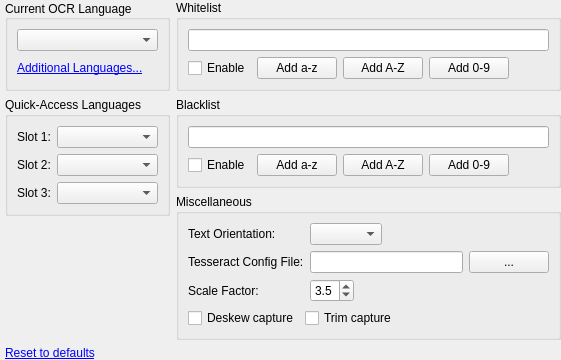
     <widget class="QWidget" name="tabOcrLanguage">
      <layout class="QGridLayout" name="gridLayout_6">
       <property name="leftMargin">
        <number>5</number>
       </property>
       <property name="topMargin">
        <number>0</number>
       </property>
       <property name="rightMargin">
        <number>0</number>
       </property>
       <property name="bottomMargin">
        <number>0</number>
       </property>
       <item row="0" column="0">
        <widget class="QGroupBox" name="groupBoxOcrCurrentLang">
         <property name="title">
          <string>Current OCR Language</string>
         </property>
         <property name="alignment">
          <set>Qt::AlignLeading|Qt::AlignLeft|Qt::AlignVCenter</set>
         </property>
         <property name="checkable">
          <bool>false</bool>
         </property>
         <layout class="QVBoxLayout" name="verticalLayout_5">
          <item>
           <widget class="QComboBox" name="comboBoxOcrCurrentLang"/>
          </item>
          <item>
           <widget class="QLabel" name="labelOcrAdditionalLang">
            <property name="text">
             <string>&lt;a href=&quot;none&quot;&gt;Additional Languages...&lt;/a&gt;</string>
            </property>
           </widget>
          </item>
         </layout>
        </widget>
       </item>
       <item row="1" column="0" rowspan="2">
        <widget class="QGroupBox" name="groupBoxOcrQuickAccess">
         <property name="title">
          <string>Quick-Access Languages</string>
         </property>
         <layout class="QFormLayout" name="formLayout_3">
          <item row="0" column="0">
           <widget class="QLabel" name="labelOcrQuickAccess1">
            <property name="toolTip">
             <string>Corresponds with the &quot;Quick-Access Language 1&quot; hotkey.</string>
            </property>
            <property name="text">
             <string>Slot 1:</string>
            </property>
           </widget>
          </item>
          <item row="0" column="1">
           <widget class="QComboBox" name="comboBoxOcrQuickAccess1"/>
          </item>
          <item row="1" column="0">
           <widget class="QLabel" name="labelOcrQuickAccess2">
            <property name="toolTip">
             <string>Corresponds with the &quot;Quick-Access Language 2&quot; hotkey.</string>
            </property>
            <property name="text">
             <string>Slot 2:</string>
            </property>
           </widget>
          </item>
          <item row="1" column="1">
           <widget class="QComboBox" name="comboBoxOcrQuickAccess2"/>
          </item>
          <item row="2" column="0">
           <widget class="QLabel" name="labelOcrQuickAccess3">
            <property name="toolTip">
             <string>Corresponds with the &quot;Quick-Access Language 3&quot; hotkey.</string>
            </property>
            <property name="text">
             <string>Slot 3:</string>
            </property>
           </widget>
          </item>
          <item row="2" column="1">
           <widget class="QComboBox" name="comboBoxOcrQuickAccess3"/>
          </item>
         </layout>
        </widget>
       </item>
       <item row="0" column="2">
        <widget class="QGroupBox" name="groupBoxOcrWhiteList">
         <property name="title">
          <string>Whitelist</string>
         </property>
         <layout class="QGridLayout" name="gridLayout_2">
          <item row="0" column="0">
           <widget class="QLineEdit" name="lineEditOcrWhiteList"/>
          </item>
          <item row="1" column="0">
           <layout class="QHBoxLayout" name="horizontalLayout_2">
            <item>
             <widget class="QCheckBox" name="checkBoxOcrWhitelistEnable">
              <property name="toolTip">
               <string>&lt;html&gt;&lt;head/&gt;&lt;body&gt;&lt;p&gt;Enable/disable the whitelist feature.&lt;/p&gt;&lt;/body&gt;&lt;/html&gt;</string>
              </property>
              <property name="text">
               <string>Enable</string>
              </property>
             </widget>
            </item>
            <item>
             <widget class="QPushButton" name="pushButtonOcrWhiteListAddLowercase">
              <property name="text">
               <string>Add a-z</string>
              </property>
             </widget>
            </item>
            <item>
             <widget class="QPushButton" name="pushButtonOcrWhiteListAddUppercase">
              <property name="text">
               <string>Add A-Z</string>
              </property>
             </widget>
            </item>
            <item>
             <widget class="QPushButton" name="pushButtonOcrWhiteListAddNumbers">
              <property name="text">
               <string>Add 0-9</string>
              </property>
             </widget>
            </item>
            <item>
             <spacer name="horizontalSpacer_2">
              <property name="orientation">
               <enum>Qt::Horizontal</enum>
              </property>
              <property name="sizeHint" stdset="0">
               <size>
                <width>40</width>
                <height>20</height>
               </size>
              </property>
             </spacer>
            </item>
           </layout>
          </item>
         </layout>
        </widget>
       </item>
       <item row="1" column="2">
        <widget class="QGroupBox" name="groupBoxOcrBlackList">
         <property name="title">
          <string>Blacklist</string>
         </property>
         <layout class="QGridLayout" name="gridLayout_3">
          <item row="0" column="0">
           <widget class="QLineEdit" name="lineEditOcrBlackList"/>
          </item>
          <item row="1" column="0">
           <layout class="QHBoxLayout" name="horizontalLayout_5">
            <item>
             <widget class="QCheckBox" name="checkBoxOcrBlacklistEnable">
              <property name="toolTip">
               <string>&lt;html&gt;&lt;head/&gt;&lt;body&gt;&lt;p&gt;Enable/disable the blacklist feature.&lt;/p&gt;&lt;/body&gt;&lt;/html&gt;</string>
              </property>
              <property name="text">
               <string>Enable</string>
              </property>
             </widget>
            </item>
            <item>
             <widget class="QPushButton" name="pushButtonOcrBlackListAddLowercase">
              <property name="text">
               <string>Add a-z</string>
              </property>
             </widget>
            </item>
            <item>
             <widget class="QPushButton" name="pushButtonOcrBlackListAddUppercase">
              <property name="text">
               <string>Add A-Z</string>
              </property>
             </widget>
            </item>
            <item>
             <widget class="QPushButton" name="pushButtonOcrBlackListAddNumbers">
              <property name="text">
               <string>Add 0-9</string>
              </property>
             </widget>
            </item>
            <item>
             <spacer name="horizontalSpacer_3">
              <property name="orientation">
               <enum>Qt::Horizontal</enum>
              </property>
              <property name="sizeHint" stdset="0">
               <size>
                <width>40</width>
                <height>20</height>
               </size>
              </property>
             </spacer>
            </item>
           </layout>
          </item>
         </layout>
        </widget>
       </item>
       <item row="3" column="0">
        <spacer name="verticalSpacer_2">
         <property name="orientation">
          <enum>Qt::Vertical</enum>
         </property>
         <property name="sizeType">
          <enum>QSizePolicy::Expanding</enum>
         </property>
         <property name="sizeHint" stdset="0">
          <size>
           <width>20</width>
           <height>40</height>
          </size>
         </property>
        </spacer>
       </item>
       <item row="4" column="0">
        <widget class="QLabel" name="labelOcrOptions1Reset">
         <property name="text">
          <string>&lt;a href=&quot;none&quot;&gt;Reset to defaults&lt;/a&gt;</string>
         </property>
        </widget>
       </item>
       <item row="2" column="2" rowspan="2">
        <widget class="QGroupBox" name="groupBoxOcrMiscOptions">
         <property name="sizePolicy">
          <sizepolicy hsizetype="Preferred" vsizetype="Preferred">
           <horstretch>0</horstretch>
           <verstretch>0</verstretch>
          </sizepolicy>
         </property>
         <property name="minimumSize">
          <size>
           <width>0</width>
           <height>0</height>
          </size>
         </property>
         <property name="title">
          <string>Miscellaneous</string>
         </property>
         <layout class="QFormLayout" name="formLayout_7">
          <item row="0" column="0">
           <widget class="QLabel" name="labelOcrTextOrientation">
            <property name="toolTip">
             <string>&lt;html&gt;&lt;head/&gt;&lt;body&gt;&lt;p&gt;Only used for Japanese and Chinese. Other languages are assumed to be Horizontal orientation.&lt;/p&gt;&lt;p&gt;When Auto is selected, Vertical is assumed unless the width of the capture box is greater than twice the height. For textline and bubble captures, Auto always assumes Vertical.&lt;/p&gt;&lt;/body&gt;&lt;/html&gt;</string>
            </property>
            <property name="text">
             <string>Text Orientation:</string>
            </property>
            <property name="textFormat">
             <enum>Qt::PlainText</enum>
            </property>
           </widget>
          </item>
          <item row="0" column="1">
           <layout class="QHBoxLayout" name="horizontalLayout_9">
            <item>
             <widget class="QComboBox" name="comboBoxOcrTextOrientation"/>
            </item>
            <item>
             <spacer name="horizontalSpacer_8">
              <property name="orientation">
               <enum>Qt::Horizontal</enum>
              </property>
              <property name="sizeHint" stdset="0">
               <size>
                <width>40</width>
                <height>20</height>
               </size>
              </property>
             </spacer>
            </item>
           </layout>
          </item>
          <item row="1" column="0">
           <widget class="QLabel" name="labelOcrTesseractConfigFile">
            <property name="toolTip">
             <string>&lt;html&gt;&lt;head/&gt;&lt;body&gt;&lt;p&gt;(For advanced users)&lt;/p&gt;&lt;p&gt;Specify a Tesseract configuration file.&lt;/p&gt;&lt;p&gt;If you remove variables from the file or clear this field, you may want to switch languages to reset the variables to their default values.&lt;/p&gt;&lt;/body&gt;&lt;/html&gt;</string>
            </property>
            <property name="text">
             <string>Tesseract Config File:</string>
            </property>
           </widget>
          </item>
          <item row="1" column="1">
           <layout class="QHBoxLayout" name="horizontalLayout_10">
            <item>
             <widget class="QLineEdit" name="lineEditOcrTesseractConfigFile">
              <property name="sizePolicy">
               <sizepolicy hsizetype="Expanding" vsizetype="Fixed">
                <horstretch>0</horstretch>
                <verstretch>0</verstretch>
               </sizepolicy>
              </property>
             </widget>
            </item>
            <item>
             <widget class="QPushButton" name="pushButtonOcrTesseractConfigFile">
              <property name="sizePolicy">
               <sizepolicy hsizetype="Minimum" vsizetype="Fixed">
                <horstretch>0</horstretch>
                <verstretch>0</verstretch>
               </sizepolicy>
              </property>
              <property name="text">
               <string>...</string>
              </property>
             </widget>
            </item>
           </layout>
          </item>
          <item row="2" column="0">
           <widget class="QLabel" name="labelOcrScaleFactor">
            <property name="toolTip">
             <string>&lt;html&gt;&lt;head/&gt;&lt;body&gt;&lt;p&gt;Scale factor to use during OCR pre-processing.&lt;/p&gt;&lt;/body&gt;&lt;/html&gt;</string>
            </property>
            <property name="text">
             <string>Scale Factor:</string>
            </property>
            <property name="textFormat">
             <enum>Qt::PlainText</enum>
            </property>
           </widget>
          </item>
          <item row="2" column="1">
           <layout class="QHBoxLayout" name="horizontalLayout_14">
            <item>
             <widget class="QDoubleSpinBox" name="doubleSpinBoxOcrScaleFactor">
              <property name="decimals">
               <number>1</number>
              </property>
              <property name="minimum">
               <double>0.700000000000000</double>
              </property>
              <property name="maximum">
               <double>5.000000000000000</double>
              </property>
              <property name="singleStep">
               <double>0.100000000000000</double>
              </property>
              <property name="value">
               <double>3.500000000000000</double>
              </property>
             </widget>
            </item>
            <item>
             <spacer name="horizontalSpacer_16">
              <property name="orientation">
               <enum>Qt::Horizontal</enum>
              </property>
              <property name="sizeHint" stdset="0">
               <size>
                <width>40</width>
                <height>20</height>
               </size>
              </property>
             </spacer>
            </item>
           </layout>
          </item>
          <item row="3" column="0" colspan="2">
           <layout class="QHBoxLayout" name="horizontalLayout_12">
            <item>
             <widget class="QCheckBox" name="checkBoxDeskew">
              <property name="toolTip">
               <string>&lt;html&gt;&lt;head/&gt;&lt;body&gt;&lt;p&gt;During OCR preprocessing, attempt to compensate for slanted text found in an OCR capture.&lt;/p&gt;&lt;/body&gt;&lt;/html&gt;</string>
              </property>
              <property name="text">
               <string>Deskew capture</string>
              </property>
             </widget>
            </item>
            <item>
             <widget class="QCheckBox" name="checkBoxPreprocessTrim">
              <property name="toolTip">
               <string>&lt;html&gt;&lt;head/&gt;&lt;body&gt;&lt;p&gt;During OCR preprocessing, trim captured image to foreground pixels and add a thin border.&lt;/p&gt;&lt;p&gt;OCR accuracy will be more consistent and may even be improved.&lt;/p&gt;&lt;/body&gt;&lt;/html&gt;</string>
              </property>
              <property name="text">
               <string>Trim capture</string>
              </property>
             </widget>
            </item>
            <item>
             <spacer name="horizontalSpacer_9">
              <property name="orientation">
               <enum>Qt::Horizontal</enum>
              </property>
              <property name="sizeHint" stdset="0">
               <size>
                <width>40</width>
                <height>20</height>
               </size>
              </property>
             </spacer>
            </item>
           </layout>
          </item>
         </layout>
        </widget>
       </item>
      </layout>
     </widget>
